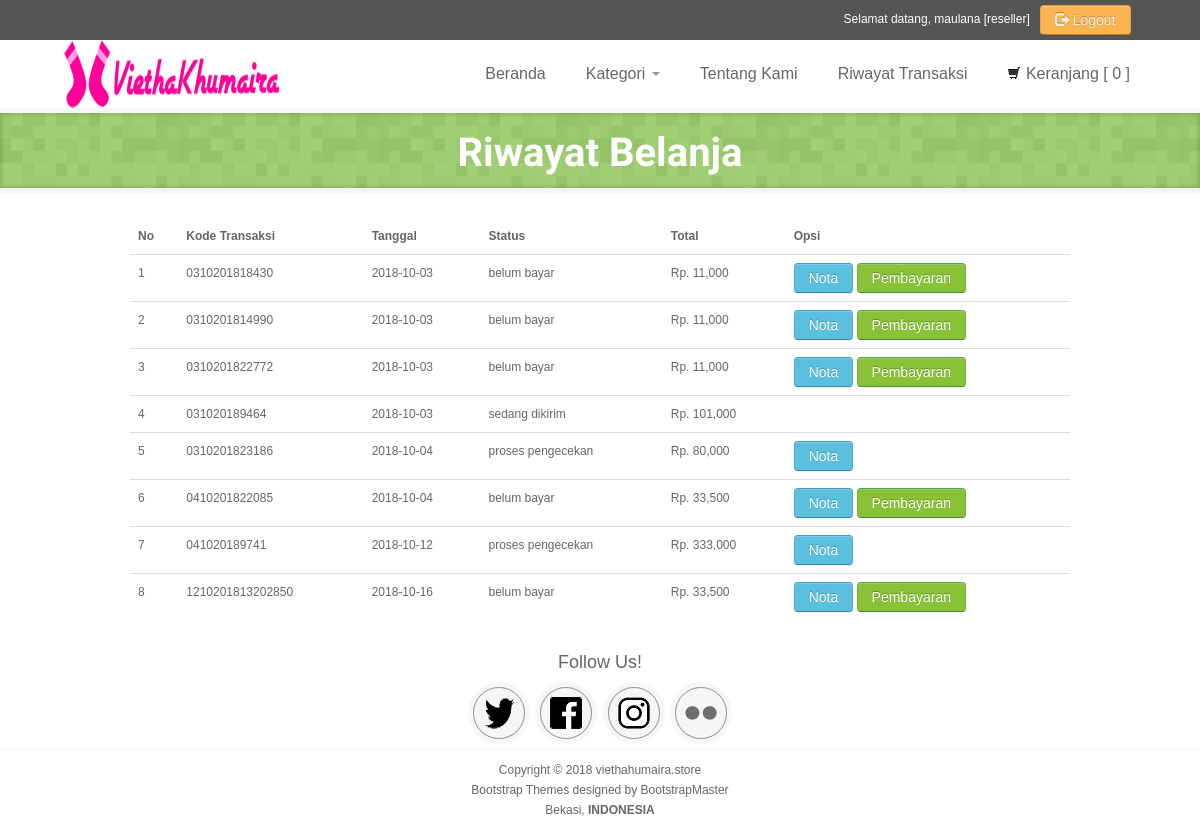
The page /riwayat.php (signed in) on the database its author committed.
### tables this page shows
CREATE TABLE `checkout` (
  `kd_checkout` varchar(20) NOT NULL,
  `id_tujuan` int(11) NOT NULL,
  `id_user` int(11) NOT NULL,
  `total_byr` double NOT NULL,
  `diskon` double NOT NULL,
  `tgl_order` date NOT NULL,
  `status_beli` enum('belum bayar','proses pengecekan','sedang dikirim','batal') NOT NULL
);

### riwayat.php (the view, shortened to what this page needs)
<?php
include 'koneksi.php';
?>
<!DOCTYPE html>
<html>
  <head>
      <link href="css/bootstrap.css" rel="stylesheet">
      <link href="css/bootstrap-responsive.css" rel="stylesheet">
    <link href="css/style.css" rel="stylesheet">
  </head>
  <body>
    <?php include 'header.php'; ?>
  <div id="page-title">
    <div id="page-title-inner">
      <div class="container">
        <h2><span>Riwayat Belanja</span></h2>
      </div>
    </div>
  </div>
    <section class="riwayat">
        <div class="container">
          <table class="table table-stiped">
            <thead>
              <tr>
                <th>No</th>
                <th>Kode Transaksi</th>
                <th>Tanggal</th>
                <th>Status</th>
                <th>Total</th>
                <th>Opsi</th>
              </tr>
            </thead>
            <tbody>
                <?php
                $nomor=1;
                $id_user = $_SESSION["id_user"];
                $query = mysqli_query($koneksi, "SELECT * FROM checkout WHERE id_user='$id_user' && total_byr>=1");
                while ($data  = mysqli_fetch_array($query)) { ?>
                <tr>
                  <td><?php echo $nomor; ?></td>
                  <td><?php echo $data["kd_checkout"]; ?></td>
                  <td><?php echo $data["tgl_order"];?></td>
                  <td>
                    <?php echo $data["status_beli"] ?> <br>
                  </td>
                  <td>Rp. <?php echo number_format($data["total_byr"]) ?></td>
                  <td>
                  <?php
                  $status=$data['status_beli'];
                  if ($status=="proses pengecekan") {?>
                    <a href="nota.php?id=<?php echo $data['kd_checkout']?>" class="btn btn-info">Nota</a>
                  <?php } elseif ($status=="belum bayar") {?>
                    <a href="nota.php?id=<?php echo $data['kd_checkout']?>" class="btn btn-info">Nota</a>
                    <a href="pembayaran.php?id=<?php echo $data['kd_checkout'] ?>" class="btn btn-success">Pembayaran</a>
                  <?php }
                  ?>
                  </td>
                </tr>
              <?php $nomor++; ?>
              <?php } ?>
            </tbody>
          </table>
        </div>
    </section>
<?php include 'footer.php'; ?>

### header.php (shortened to what this page needs)
   <div id="top">
       <div class="container">
       	<div class="span12n">
               <ul class="menu">
               <?php if(isset($_SESSION['id_user'])){
               		$nama=$_SESSION['nm_lengkap'];
               		$akses=$_SESSION['akses'];
               	?>
               	<li style="color:#fff;">Selamat datang, <?php echo $nama; ?> [<?php echo $akses; ?>]</li>
                   <li>
                   	<a href="logout.php" class="btn btn-warning"><span class="glyphicon glyphicon-log-out"></span> Logout</a>
                   </li>
               <?php }else{ ?>
                   <li><a href="login.php" class="btn btn-primary">Login</a>
                   </li>
               <?php } ?>
               </ul>
           </div>
       </div>
   </div>
<header class="navbarr">
	<div class="container">
		<div class="row-nav">
			<div class="logo span3n">
				<a class="brand" href="#"><img src="img/logo.png" alt="Logo"></a>
			</div>
			<div class="span10n">
				<div class="navbar navbar-inverse">
		    		<div class="navbar-inner">
		          		<div class="nav-collapse collapse">
		            		<ul class="nav">
		              			<li class=""><a href="index.php">Beranda</a></li>
		              			<li class="dropdown">
								<a href="" class="dropdown-toggle" data-toggle="dropdown">Kategori <b class="caret"></b></a>
								</li>
		              			<li><a href="kontak.php">Tentang Kami</a></li>
		              			<?php if(isset($_SESSION['id_user'])){ ?>
		              				<li><a href="riwayat.php">Riwayat Transaksi</a></li>
		              				<li><a href="keranjang.php"><span class="icon-shopping-cart"></span> Keranjang [
		              				<?php
                                    include 'koneksi.php';
                                    $id_user=$_SESSION['id_user'];
						          	$qcek=mysqli_query($koneksi,"SELECT * from keranjang where id_user='$id_user'");
						          	$cek=mysqli_num_rows($qcek);
						          	if ($cek=="0") {
						          		echo "0";
						          	}else {
						          	echo $cek;
						          	}
						            ?> ]</a></li>
		              			<?php } ?>
		            		</ul>
		          		</div>
		        	</div>
		      	</div>
			</div>
		</div>
	</div>
</header>

### footer.php (shortened to what this page needs)
	<div id="footer">
		<div class="container">
			<div class="row">
					<center><h4>Follow Us!</h4></center>
					<ul class="social-grid">
						<li>
							<div class="social-item">
								<div class="social-info-wrap">
									<div class="social-info">
										<div class="social-info-front social-twitter">
											<a href="http://twitter.com"></a>
										</div>
										<div class="social-info-back social-twitter-hover">
											<a href="http://twitter.com"></a>
										</div>
									</div>
								</div>
							</div>
						</li>
						<li>
							<div class="social-item">
								<div class="social-info-wrap">
									<div class="social-info">
										<div class="social-info-front social-facebook">
											<a href="http://facebook.com"></a>
										</div>
										<div class="social-info-back social-facebook-hover">
											<a href="http://facebook.com"></a>
										</div>
									</div>
								</div>
							</div>
						</li>
						<li>
							<div class="social-item">
								<div class="social-info-wrap">
									<div class="social-info">
										<div class="social-info-front social-instagram">
											<a href="http://instagram.com"></a>
										</div>
										<div class="social-info-back social-instagram-hover">
											<a href="http://instagram.com"></a>
										</div>
									</div>
								</div>
							</div>
						</li>
						<li>
							<div class="social-item">
								<div class="social-info-wrap">
									<div class="social-info">
										<div class="social-info-front social-flickr">
											<a href="http://flickr.com"></a>
										</div>
										<div class="social-info-back social-flickr-hover">
											<a href="http://flickr.com"></a>
										</div>
									</div>
								</div>
							</div>
						</li>
					</ul>
			</div>
		</div>
	<div id="copyright">
		<div class="container">
			<p>
				Copyright &copy; 2018 viethahumaira.store <br>
				<a href="http://bootstrapmaster.com" alt="Bootstrap Themes">Bootstrap Themes</a> designed by BootstrapMaster<br>
				Bekasi, <b>INDONESIA</b></p>
		</div>
	</div>
	</div>
</body>
</html>

### rows shown on the page
checkout: kd_checkout "0310201818430", tgl_order "2018-10-03", status_beli "belum bayar", total_byr "11,000"
checkout: kd_checkout "0310201814990", tgl_order "2018-10-03", status_beli "belum bayar", total_byr "11,000"
checkout: kd_checkout "0310201822772", tgl_order "2018-10-03", status_beli "belum bayar", total_byr "11,000"
checkout: kd_checkout "031020189464", tgl_order "2018-10-03", status_beli "sedang dikirim", total_byr "101,000"
checkout: kd_checkout "0310201823186", tgl_order "2018-10-04", status_beli "proses pengecekan", total_byr "80,000"
checkout: kd_checkout "0410201822085", tgl_order "2018-10-04", status_beli "belum bayar", total_byr "33,500"
checkout: kd_checkout "041020189741", tgl_order "2018-10-12", status_beli "proses pengecekan", total_byr "333,000"
checkout: kd_checkout "1210201813202850", tgl_order "2018-10-16", status_beli "belum bayar", total_byr "33,500"

### other values the page prints
$nama "maulana"
$akses "reseller"
